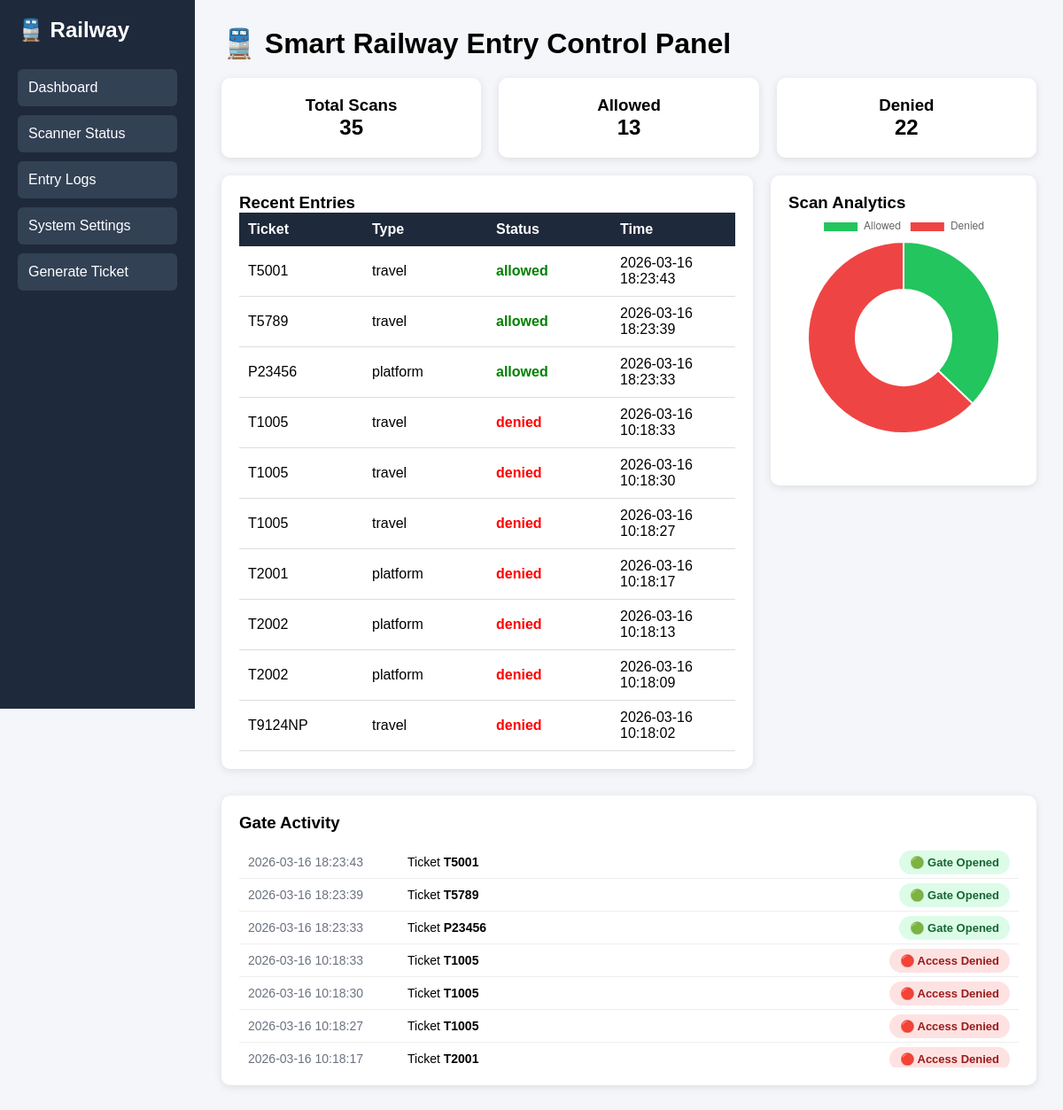
The page / on the database its author committed.
### tables this page shows
CREATE TABLE entry_logs(
id INTEGER PRIMARY KEY AUTOINCREMENT,
ticket_id TEXT,
ticket_type TEXT,
status TEXT,
entry_time TEXT
);

### app.py (the view)
@app.route("/")
def dashboard():
    conn = get_db()
    cursor = conn.cursor()
    cursor.execute("SELECT COUNT(*) FROM entry_logs")
    total = cursor.fetchone()[0]
    cursor.execute("SELECT COUNT(*) FROM entry_logs WHERE status='allowed'")
    allowed = cursor.fetchone()[0]
    cursor.execute("SELECT COUNT(*) FROM entry_logs WHERE status='denied'")
    denied = cursor.fetchone()[0]
    cursor.execute("""
        SELECT ticket_id,ticket_type,status,entry_time
        FROM entry_logs
        ORDER BY id DESC
        LIMIT 10
    """)
    logs = cursor.fetchall()
    cursor.execute("""
        SELECT ticket_id,ticket_type,status,entry_time
        FROM entry_logs
        ORDER BY id DESC
        LIMIT 15
    """)
    activity = cursor.fetchall()
    conn.close()
    return render_template(
        "dashboard.html",
        total=total,
        allowed=allowed,
        denied=denied,
        logs=logs,
        activity=activity
    )

### app.py (called while the page is built)
def get_db():
    return sqlite3.connect("railway.db", timeout=10)

### templates/dashboard.html (shortened to what this page needs)
{% extends "base.html" %}
{% block content %}
<h1>🚆 Smart Railway Entry Control Panel</h1>
<div class="cards">
<div class="card">
<h3>Total Scans</h3>
<h2>{{total}}</h2>
</div>
<div class="card">
<h3>Allowed</h3>
<h2>{{allowed}}</h2>
</div>
<div class="card">
<h3>Denied</h3>
<h2>{{denied}}</h2>
</div>
</div>
<div class="dashboard-grid">
<div class="table-card">
<h3>Recent Entries</h3>
<table>
<tr>
<th>Ticket</th>
<th>Type</th>
<th>Status</th>
<th>Time</th>
</tr>
{% for log in logs %}
<tr>
<td>{{log[0]}}</td>
<td>{{log[1]}}</td>
<td>
{% if log[2]=='allowed' %}
<span class="allowed">allowed</span>
{% else %}
<span class="denied">denied</span>
{% endif %}
</td>
<td>{{log[3]}}</td>
</tr>
{% endfor %}
</table>
</div>
<div class="chart-card">
<h3>Scan Analytics</h3>
<canvas id="scanChart"></canvas>
</div>
</div>
<div class="activity">
<h3>Gate Activity</h3>
<div class="activity-list">
{% for log in activity %}
<div class="activity-item">
<div class="activity-time">
{{log[3]}}
</div>
<div class="activity-ticket">
Ticket <b>{{log[0]}}</b>
</div>
<div class="activity-status">
{% if log[2]=='allowed' %}
<span class="status allowed-badge">
🟢 Gate Opened
</span>
{% else %}
<span class="status denied-badge">
🔴 Access Denied
</span>
{% endif %}
</div>
</div>
{% endfor %}
</div>
</div>
<script>
const ctx = document.getElementById('scanChart');
new Chart(ctx, {
type: 'doughnut',
data: {
labels: ['Allowed','Denied'],
datasets: [{
data: [{{allowed}},{{denied}}],
backgroundColor:['#22c55e','#ef4444']
}]
},
options:{
responsive:true,
maintainAspectRatio:false,
plugins:{
legend:{
position:'top'
}
}
}
});
</script>
{% endblock %}

### templates/base.html (shortened to what this page needs)
<!DOCTYPE html>
<html>
<head>
</head>
<body>
<div class="sidebar">
<h2>🚆 Railway</h2>
<ul>
<li><a href="/">Dashboard</a></li>
<li><a href="/scanner">Scanner Status</a></li>
<li><a href="/logs">Entry Logs</a></li>
<li><a href="/settings">System Settings</a></li>
<li><a href="/generate">Generate Ticket</a></li>
</ul>
</div>
<div class="main">
{% block content %}{% endblock %}
</div>
</body>
</html>

### templates/base.html (style rules this page uses)
* { margin:0;padding:0;box-sizing:border-box;font-family:Arial; }
body { display:flex;background:#f4f6f9; }
.chart-card { background:white; padding:20px; border-radius:10px; box-shadow:0 2px 10px rgba(0,0,0,0.1); height: 350px; display: flex; flex-direction: column; }
.sidebar { width:220px; height:100vh; background:#1e293b; color:white; padding:20px; position:fixed; }
.sidebar h2 { margin-bottom:30px; }
.sidebar ul { list-style:none; }
.sidebar li { margin-bottom:10px; }
.sidebar a { display:block; padding:12px; background:#334155; border-radius:6px; text-decoration:none; color:white; }
.main { margin-left:220px; width:100%; padding:30px; }
.main h1 { margin-bottom: 20px; }
.cards { display:flex; gap:20px; margin-top:20px; flex-wrap: wrap; }
.card { flex:1; background:white; padding:20px; border-radius:10px; box-shadow:0 2px 10px rgba(0,0,0,0.1); text-align:center; }
.dashboard-grid { display:grid; grid-template-columns:2fr 1fr; gap:20px; margin-top: 20px; align-items: start; }
.table-card { background:white; padding:20px; border-radius:10px; box-shadow:0 2px 10px rgba(0,0,0,0.1); overflow: auto; }
.chart-card canvas { max-height: 250px; }
table { width:100%; border-collapse:collapse; table-layout:fixed; }
th { background:#1e293b; color:white; padding:10px; text-align:left; }
td { padding:10px; border-bottom:1px solid #ddd; }
.allowed { color:green;font-weight:bold; }
.denied { color:red;font-weight:bold; }
.chart-card { background:white; padding:20px; border-radius:10px; box-shadow:0 2px 10px rgba(0,0,0,0.1); }
.activity { background:white; padding:20px; border-radius:10px; box-shadow:0 2px 10px rgba(0,0,0,0.1); margin-top: 40px; width: 100%; }
.activity { margin-top:30px; clear:both; }
.activity-list { margin-top:15px; max-height:250px; overflow-y:auto; }
.activity-item { display:flex; justify-content:space-between; padding:10px; border-bottom:1px solid #eee; align-items:center; font-size: 14px; }
.activity-time { color:#6b7280; font-size:14px; width: 180px; }
.activity-ticket { flex: 1; font-weight:500; }
.status { padding:6px 12px; border-radius:20px; font-size:13px; font-weight: 600; animation: pulse 2s infinite; }
.allowed-badge { background:#dcfce7; color:#166534; }
.denied-badge { background:#fee2e2; color:#991b1b; }
.activity { margin-top: 30px; }

### rows shown on the page
entry_logs: ticket "T5001", ticket_type "travel", status "allowed", entry_time "2026-03-16 18:23:43"
entry_logs: ticket "T5789", ticket_type "travel", status "allowed", entry_time "2026-03-16 18:23:39"
entry_logs: ticket "P23456", ticket_type "platform", status "allowed", entry_time "2026-03-16 18:23:33"
entry_logs: ticket "T1005", ticket_type "travel", status "denied", entry_time "2026-03-16 10:18:33"
entry_logs: ticket "T1005", ticket_type "travel", status "denied", entry_time "2026-03-16 10:18:30"
entry_logs: ticket "T1005", ticket_type "travel", status "denied", entry_time "2026-03-16 10:18:27"
entry_logs: ticket "T2001", ticket_type "platform", status "denied", entry_time "2026-03-16 10:18:17"
entry_logs: ticket "T2002", ticket_type "platform", status "denied", entry_time "2026-03-16 10:18:13"
entry_logs: ticket "T2002", ticket_type "platform", status "denied", entry_time "2026-03-16 10:18:09"
entry_logs: ticket "T9124NP", ticket_type "travel", status "denied", entry_time "2026-03-16 10:18:02"

### other values the page prints
{{ total }} "35"
{{ allowed }} "13"
{{ denied }} "22"
chart data {{ allowed }} 13
chart data {{ denied }} 22
